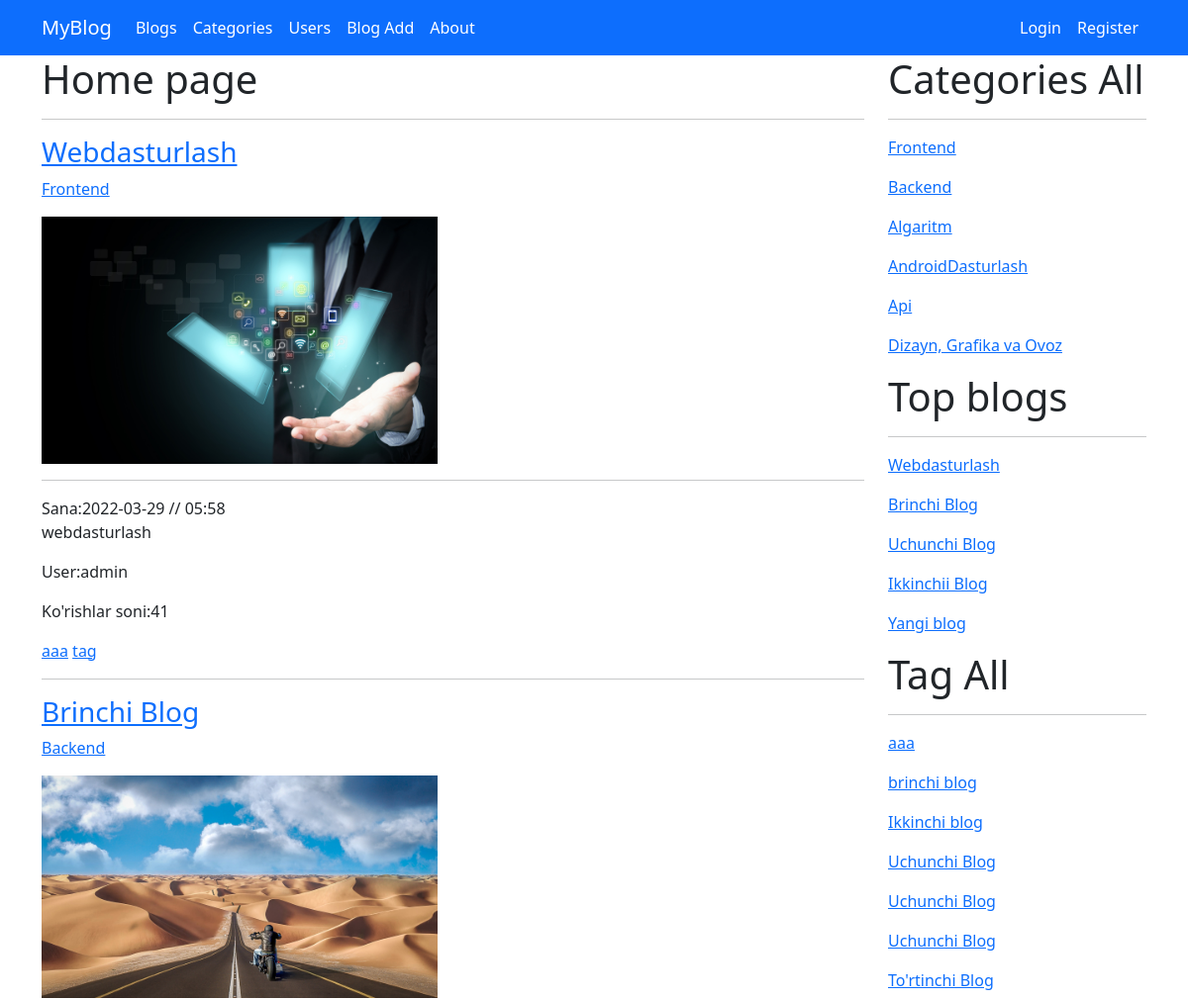
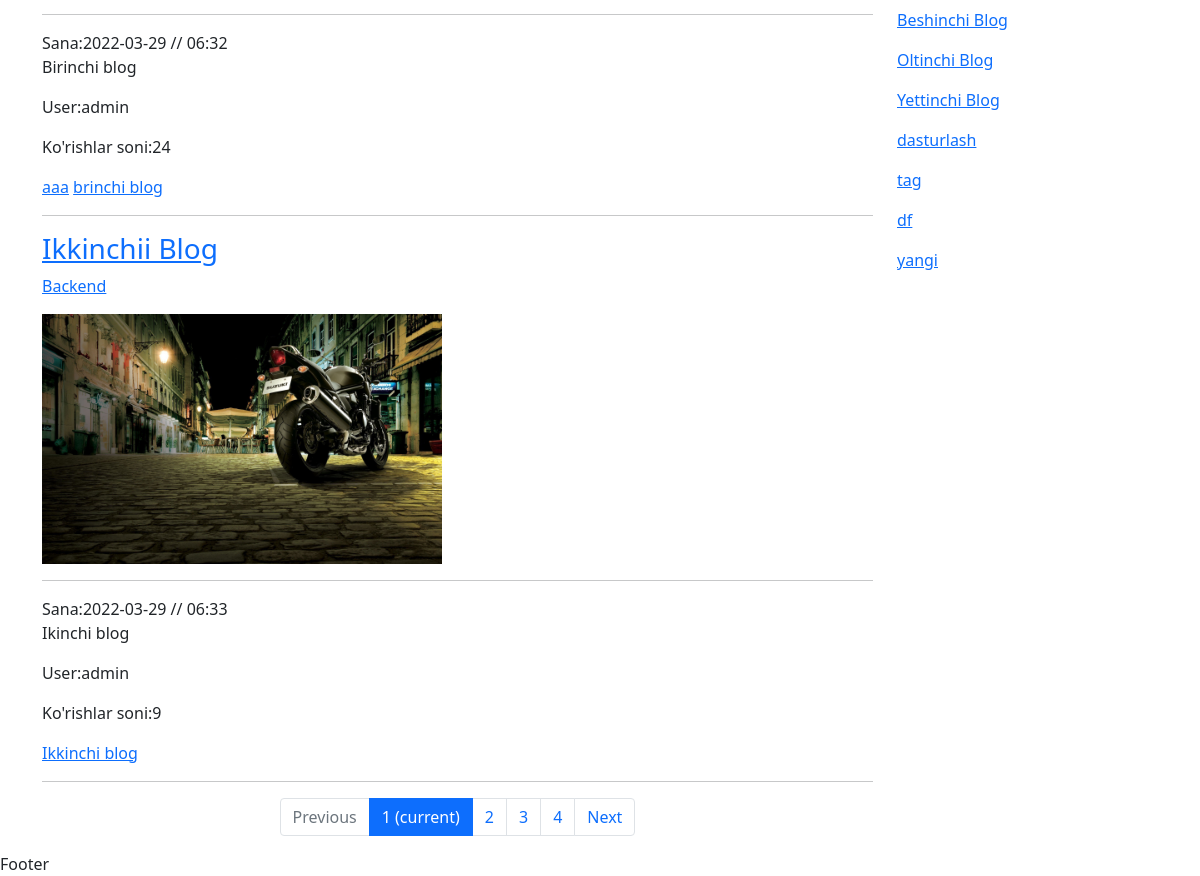
The page / on the database its author committed (2 pictures, top to bottom).
### myapp/models.py (models this page shows, shortened)
class Blog(models.Model):
    title = models.CharField(max_length=200)
    slug = models.SlugField(max_length=200, unique=True)
    description = models.TextField()
    image = models.ImageField(upload_to= 'blog/')
    created = models.DateTimeField(auto_now_add=True)
    updated =models.DateTimeField(auto_now=True)
    views = models.PositiveBigIntegerField(default=0)
    category =models.ForeignKey(Category, on_delete=models.SET_NULL,null=True)
    user = models.ForeignKey(User, on_delete=models.SET_NULL, null= True)
    tags = models.ManyToManyField(Tag)

class Category(models.Model):
    name =models.CharField(max_length=100)
    slug = models.SlugField(max_length=100,unique=True)
    image = models.ImageField(upload_to='category/')
    description =models.TextField()

class Tag(models.Model):
    name = models.CharField(max_length=50)
    slug = models.SlugField(max_length=50)

### myapp/views.py (the view)
# urls.py: path('', home, name='home'),
def home(request):
    blogs = Blog.objects.all()
    paginator = Paginator(blogs,3)
    page_number =request.GET.get('page')
    page_obj = paginator.get_page(page_number)
    context = {
        'blogs': page_obj,
    }
    return render(request, 'home.html', context)

### myapp/context_processors.py (called while the page is built)
def category(request):
    categories = Category.objects.all()
    return {'categories':categories}

def tag(request):
    tags =Tag.objects.all()
    return {'tags':tags}

def top_blogs(request):
    top_blogs= Blog.objects.all().order_by('-views')[:5]
    return {'top_blogs':top_blogs}

### templates/home.html (shortened to what this page needs)
{% extends 'base.html' %}
{% block content %}
    <h1>Home page</h1>
    <hr>
    {% for blog in blogs %}
        <h3><a href="{% url  'blog_detail' blog.slug %}">{{ blog.title }}</a></h3>
        <p><a  href="{% url 'category_blogs' blog.category.slug %}">{{ blog.category.name }}</a></p>
        <img style="width: 400px;" src="{{ blog.image.url }}" alt="Bu rasm">
      <hr>
        Sana:{{ blog.created | date:'Y-m-d // h:i' }}
        <p>{{ blog.description | truncatechars:100 }}</p>
        <p>User:{{ blog.user.username }}</p>
        <p>Ko'rishlar soni:{{ blog.views }}</p>
        {% for tag in blog.tags.all %}
            <a href="{% url 'tag_blogs' tag.slug %}">{{ tag.name }}</a>
        {% endfor %}
        <hr>
    {% endfor %}
    <nav aria-label="Page navigation example">
        <ul class="pagination justify-content-center">
        {% if blogs.has_previous %}
            <li class="page-item">
            <a class="page-link" href="?page={{ blogs.previous_page_number }}">Previous</a>
          </li>
        {% else %}
            <li class="page-item disabled">
            <a class="page-link" href="#" tabindex="-1" aria-disabled="True">Previous</a>
          </li>
        {% endif %}
        {% for i in blogs.paginator.page_range %}
            {% if blogs.number == i %}
                <li class="page-item active" aria-current="page">
              <span class="page-link">
                {{ i }}
                <span class="sr-only">(current)</span>
              </span>
            </li>
            {% elif i > blogs.number|add:'-5' and i < blogs.number|add:'5' %}
                 <li class="page-item"><a class="page-link" href="?page={{ i }}">{{ i }}</a></li>
            {% endif %}
        {% endfor %}
        {% if blogs.has_next %}
            <li class="page-item">
            <a class="page-link" href="?page={{ blogs.next_page_number }}">Next</a>
          </li>
        {% else %}
            <li class="page-item disabled">
            <a class="page-link" href="#" tabindex="-1" aria-disabled="True">Next</a>
          </li>
        {% endif %}
      </ul>
    </nav>
{% endblock content %}

### templates/base.html (shortened to what this page needs)
<!DOCTYPE html>
<html lang="en">
<head>
    {% load static %}
    <link rel="stylesheet" href="{% static 'css/bootstrap.min.css' %}">
</head>
<body>
<header>
    <nav class="navbar navbar-expand-lg navbar-dark bg-primary">
  <div class="container">
    <a class="navbar-brand" href="#">MyBlog</a>
    <div class="collapse navbar-collapse" id="navbarSupportedContent">
      <ul class="navbar-nav me-auto mb-2 mb-lg-0">
        <li class="nav-item">
          <a class="nav-link active" aria-current="page" href="{% url 'home' %}">Blogs</a>
        </li>
        <li class="nav-item">
          <a class="nav-link active" href="{% url 'category_list' %}">Categories</a>
        </li>
        <li class="nav-item">
          <a href="{% url 'users' %}" class="nav-link active">Users</a>
        </li>
          <li class="nav-item">
          <a  href={% url 'blog_create' %} class="nav-link active">Blog Add</a>
        </li>
          <li class="nav-item">
          <a class="nav-link active">About</a>
        </li>
      </ul>
      <ul class="navbar-nav  mb-2 mb-lg-0">
          {% if user.is_authenticated %}
          <li class="nav-item">
            <a class="nav-link active">{{ user.username }}</a>
        </li>
          <li class="nav-item">
            <a href="{% url 'logout_page' %}" class="nav-link active">Chiqish</a>
        </li>
          {% else %}
        <li class="nav-item">
          <a  href="{% url 'login_page' %}" class="nav-link active">Login</a>
        </li>
          <li class="nav-item">
          <a href="{% url 'register' %}" class="nav-link active">Register</a>
        </li>
      </ul>
          {% endif %}
    </div>
  </div>
</nav>
</header>
<div class="container">
<div class="row">
    <div class="col-lg-9">
        {% block content %}
        {% endblock %}
    </div>
    <div class="col-lg-3">
        <h1>Categories All</h1>
        <hr>
        {% for category in categories %}
            <p><a href="{% url 'category_blogs' category.slug %}">{{ category.name }}</a></p>
        {% endfor %}
    <h1> Top blogs</h1>
    <hr>
        {% for tb in top_blogs %}
        <p><a href="{% url 'blog_detail' tb.slug %}">{{ tb.title }}</a></p>
        {% endfor %}
        <h1>Tag All</h1>
        <hr>
       {% for tag in tags %}
            <p><a href="{% url 'tag_blogs' tag.slug %}">{{ tag.name }}</a></p>
        {% endfor %}
    </div>
</div>
</div>
<footer>
    Footer
</footer>
</body>
</html>

### rows shown on the page
Blog: title "Webdasturlash", category.name "Frontend", image (picture), created "2022-03-29 // 05:58", description "webdasturlash", user.username "admin", views "41"
Tag: name "aaa"
Tag: name "tag"
Blog: title "Brinchi Blog", category.name "Backend", image (picture), created "2022-03-29 // 06:32", description "Birinchi blog", user.username "admin", views "24"
Tag: name "brinchi blog"
Blog: title "Ikkinchii Blog", category.name "Backend", image (picture), created "2022-03-29 // 06:33", description "Ikinchi blog", user.username "admin", views "9"
Tag: name "Ikkinchi blog"
Category: name "Frontend"
Category: name "Backend"
Category: name "Algaritm"
Category: name "AndroidDasturlash"
Category: name "Api"
Category: name "Dizayn, Grafika va Ovoz"
Blog: title "Uchunchi Blog"
Blog: title "Yangi blog"
Tag: name "Uchunchi Blog"
Tag: name "Uchunchi Blog"
Tag: name "Uchunchi Blog"
Tag: name "To'rtinchi Blog"
Tag: name "Beshinchi Blog"
Tag: name "Oltinchi Blog"
Tag: name "Yettinchi Blog"
Tag: name "dasturlash"
Tag: name "df"
Tag: name "yangi"

### other values the page prints
{{ i }} "1"
{{ i }} "2" "3" "4"
